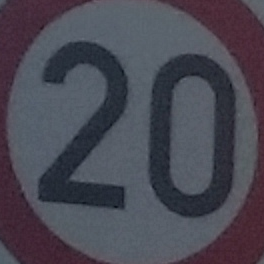
#> input picture Classification/NumberExamples/justTrying.png, 264 x 264 px
$ python editExampleShields.py
#> lines starting #> are read from the running program, lines starting #| are printed output that depends on the picture; after the words box and inside, x2 and y2 are one past the last pixel; in counts of white or black regions, pixels touching at a corner belong together
#> further down, img is the input picture: shape (264, 264, 3); mean B, G, R 82.6, 72, 73.4
import numpy as np
import cv2


# [100 lines left out: functions get_bgr_values, convert_original, compare, compare_all, resizing, not called in this run]


def edit_custom_image(image, gray=80):
    """
    sets size and set gray parameters for the given custom image """
#> called with gray = 80
    image = cv2.resize(image, (SIZE, SIZE))
    image = cv2.cvtColor(image, cv2.COLOR_BGR2GRAY)
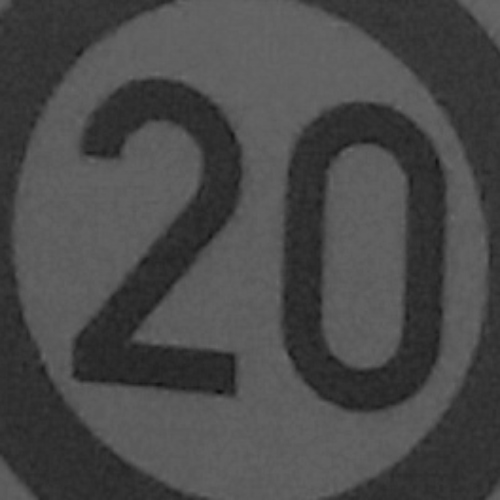
#> image: shape (500, 500); min 15, max 106, mean 73.5
    for row in range(0, SIZE):
        for col in range(0, SIZE):
            if image[row][col] > gray:
                image[row][col] = 255
            else:
                image[row][col] = 0
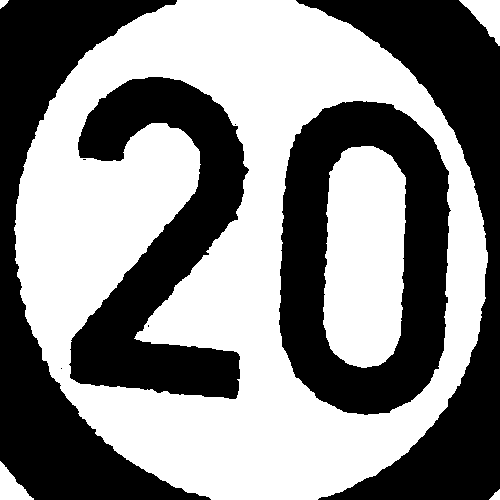
#> image: shape (500, 500); 53.4% white; 8 black regions (4 under 20 px), largest, box (x1, y1, x2, y2) and area: (0, 0, 211, 500) 30524, (279, 101, 451, 415) 29729, (296, 0, 500, 500) 29380, (69, 77, 249, 399) 26817

    return image


SIZE = 500

path = "NumberExamples/justTrying.png"
img = cv2.imread(path)
img = edit_custom_image(img)
cv2.imshow("image", img)
cv2.waitKey(0)
cv2.imwrite("../milestone2/Arbeit/classificationTry.png", img)

# compare_all(img)
